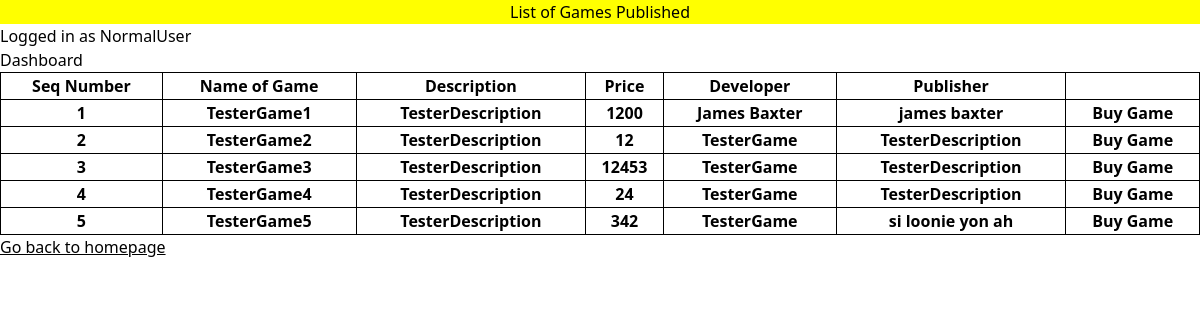
The app's page /dashboard.php (signed in) with its own data.
### tables this page shows
CREATE TABLE `tblpublishgame` (
  `gameID` int(5) NOT NULL,
  `nameofgame` varchar(200) NOT NULL,
  `description` varchar(2000) NOT NULL,
  `price` int(20) NOT NULL,
  `developer` text NOT NULL,
  `publisher` text NOT NULL
);

### dashboard.php (the view, shortened to what this page needs)
<?php
    include_once('connect.php');
    if(!isset($_SESSION['currentUser'])){
        header("Location: index.php");
    }else{
        $currentUser = $_SESSION['currentUser'];
    }
?>
<?php
    $resultset = $connection->query("SELECT * from tblpublishgame");
    $numOfPublishedGames = mysqli_num_rows($resultset);
?>
<!DOCTYPE html>
<html lang="en" class="dark">
<head>
    <link href="./css/dashboard.css" rel="stylesheet">
</head>
<body>
    <div style='background-color:#ffff00'>
        <center><p style="color:white"><h5>List of Games Published</h5></p></center>
    </div>
    <h2>Logged in as <?php echo $currentUser?></h2>
    <h2>Dashboard</h2>
    <table style="width:100%">
        <?php if($numOfPublishedGames > 0){?>
        <tr>
            <th>Seq Number</th>
            <th>Name of Game</th>
            <th>Description</th>
            <th>Price</th>
            <th>Developer</th>
            <th>Publisher</th>
        </tr>
        <?php while ($row = $resultset->fetch_assoc()): ?>
            <tr>
                <th><?php echo $row['gameID'] ?></th>
                <th><?php echo $row['nameofgame'] ?></th>
                <th><?php echo $row['description'] ?></th>
                <th><?php echo $row['price'] ?></th>
                <th><?php echo $row['developer'] ?></th>
                <th><?php echo $row['publisher'] ?></th>
                <th><button onclick="buyGame(<?php echo $row['gameID']?>, <?php echo "'" . $currentUser . "'"; ?>)">Buy Game</button></th>
            </tr>
        <?php endwhile; }?>
    </table>
    <a href="homepage.php"><span class="underline">Go back to homepage</span></a>
</body>
</html>

### css/dashboard.css (style rules this page uses)
html, :host { line-height: 1.5; -webkit-text-size-adjust: 100%; -moz-tab-size: 4; -o-tab-size: 4; tab-size: 4; font-family: ui-sans-serif, system-ui, sans-serif, "Apple Color Emoji", "Segoe UI Emoji", "Segoe UI Symbol", "Noto Color Emoji"; font-feature-settings: normal; font-variation-settings: normal; -webkit-tap-highlight-color: transparent; }
body { margin: 0; line-height: inherit; }
h1, h2, h3, h4, h5, h6 { font-size: inherit; font-weight: inherit; }
a { color: inherit; text-decoration: inherit; }
table { text-indent: 0; border-color: inherit; border-collapse: collapse; }
button, input, optgroup, select, textarea { font-family: inherit; font-feature-settings: inherit; font-variation-settings: inherit; font-size: 100%; font-weight: inherit; line-height: inherit; color: inherit; margin: 0; padding: 0; }
button, select { text-transform: none; }
button, [type='button'], [type='reset'], [type='submit'] { -webkit-appearance: button; background-color: transparent; background-image: none; }
blockquote, dl, dd, h1, h2, h3, h4, h5, h6, hr, figure, p, pre { margin: 0; }
button, [role="button"] { cursor: pointer; }
.underline { text-decoration-line: underline; }

### dashboard.php (style rules this page uses)
table, th { border: 1px solid black; }

### records on screen
tblpublishgame: gameID "1", nameofgame "TesterGame1", description "TesterDescription", price "1200", developer "James Baxter", publisher "james baxter"
tblpublishgame: gameID "2", nameofgame "TesterGame2", description "TesterDescription", price "12", developer "TesterGame", publisher "TesterDescription"
tblpublishgame: gameID "3", nameofgame "TesterGame3", description "TesterDescription", price "12453", developer "TesterGame", publisher "TesterDescription"
tblpublishgame: gameID "4", nameofgame "TesterGame4", description "TesterDescription", price "24", developer "TesterGame", publisher "TesterDescription"
tblpublishgame: gameID "5", nameofgame "TesterGame5", description "TesterDescription", price "342", developer "TesterGame", publisher "si loonie yon ah"

### other values on screen
$currentUser "NormalUser"
